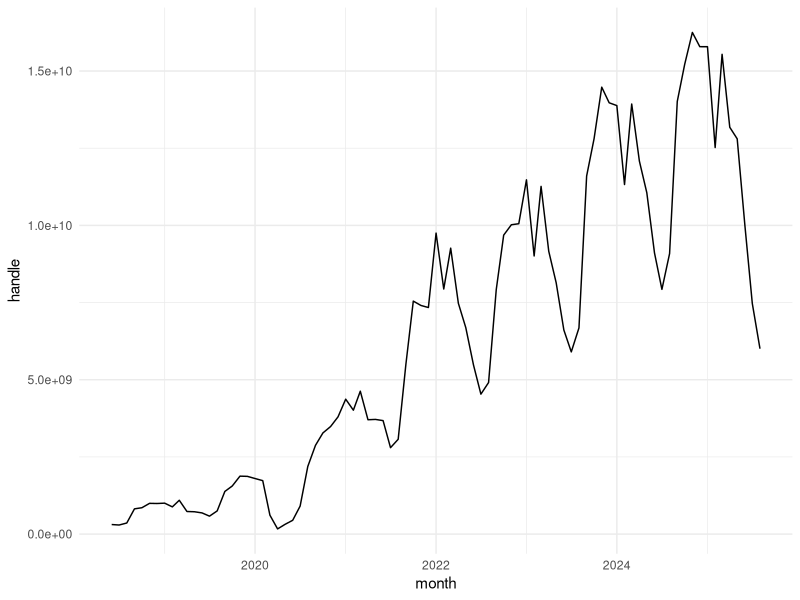
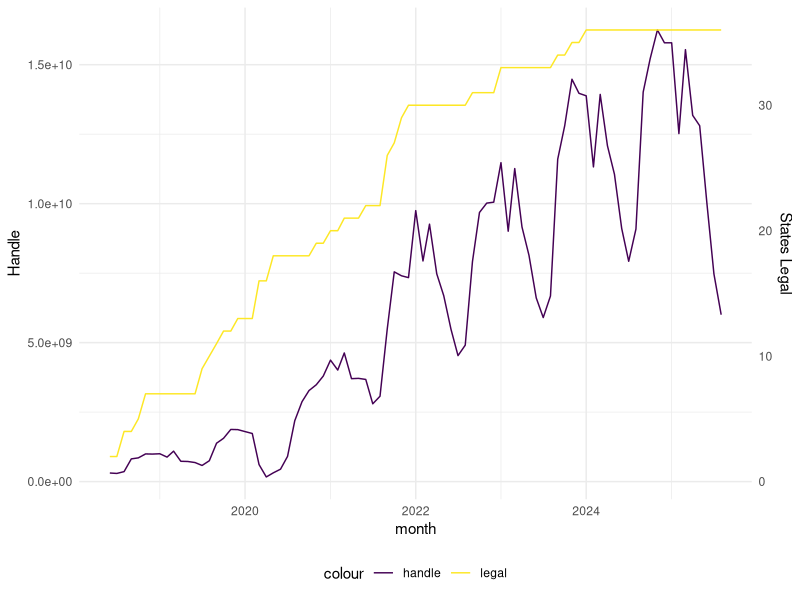

Reproduce these figures in R, in order.
## ---- chunk 1
library(tidyverse)

knitr::opts_chunk$set(
  fig.width = 6,
  fig.asp = .6,
  out.width = "90%"
)

theme_set(theme_minimal() + theme(legend.position = "bottom"))

options(
  ggplot2.continuous.colour = "viridis",
  ggplot2.continuous.fill = "viridis"
)

scale_colour_discrete = scale_colour_viridis_d
scale_fill_discrete = scale_fill_viridis_d
## ---- chunk 2
sb_rev_month_df = read_csv('../data/legal_sports_report/sb_rev_by_month.csv')
state_legal_df = read_csv('../data/legal_sports_report/state_legalization_dates.csv')

get_n_states_legal = function(input_month) {
  n_states_legal = nrow(filter(state_legal_df, first_start <= input_month))
}

sb_rev_month_df = sb_rev_month_df |> 
  mutate(
    n_states_legal = sapply(month, get_n_states_legal)
  ) 

sb_rev_month_df |> 
  ggplot(aes(x = month, y=handle)) +
  geom_line() 

scale_factor = max(sb_rev_month_df$n_states_legal) / max(sb_rev_month_df$handle)

sb_rev_month_df |> 
  ggplot(aes(x = month)) +
  geom_line(aes(y=handle, color="handle")) +
  geom_line(aes(y=n_states_legal / scale_factor, color="legal")) +
  scale_y_continuous(
    name = "Handle",
    sec.axis = sec_axis(~ . * scale_factor, name="States Legal")
  )
